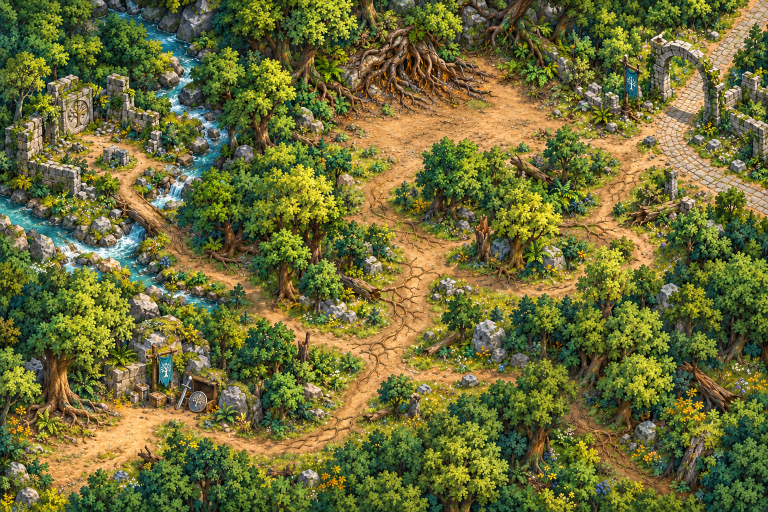
#> input picture arte/fontes/campanha/clareiras_conceito/primavera.png, 1536 x 1024 px, found by its file name (shown at 1/2 size)
$ python preparar_modulares_clareiras.py
#> lines starting #> are read from the running program, lines starting #| are printed output that depends on the picture
#!/usr/bin/env python3
"""Recorta peças independentes sem ampliar a arte e gera máscaras de transição 16px/64px."""
from pathlib import Path
import argparse,json
from PIL import Image,ImageFilter,ImageChops
RAIZ=Path(__file__).resolve().parents[2]
ESTACOES=['primavera','verao','outono','inverno']
GRUPOS={'arvores':['carvalho','jovem','pinheiro','arbustos'],'natureza':['pedras','tronco','toco','raizes'],'ruinas':['muro','pilar','arco','resgate'],'chao':['grama','terra_raizes','pedra','agua'],'equipamentos':['poste_resgate','bau_resgate','espada_chao','escudo_chao'],'complementos':['ponte','estela','broto','suprimentos']}
# Recortes seguem os vãos reais entre silhuetas, sem cortar raízes que passam do meio do atlas.
RECORTES={'arvores':[(0,0,.542,.510),(.542,0,1,.510),(0,.510,.494,1),(.494,.510,1,1)],'natureza':[(0,0,.45,.455),(.45,0,1,.455),(0,.455,.44,1),(.44,.455,1,1)],'ruinas':[(0,0,.57,.485),(.57,0,1,.485),(0,.485,.517,1),(.517,.485,1,1)],'chao':[(0,0,.5,.5),(.5,0,1,.5),(0,.5,.5,1),(.5,.5,1,1)],'equipamentos':[(0,0,.5,.54),(.5,0,1,.54),(0,.54,.5,1),(.5,.54,1,1)],'complementos':[(0,0,.5,.51),(.47,0,1,.51),(0,.51,.49,1),(.49,.51,1,1)]}

def separar_peca(quadro):
    """Separa o componente principal dos restos da célula vizinha, sem reamostrar a arte."""
    alfa=quadro.getchannel('A');grade=alfa.copy();grade.thumbnail((160,160))
    w,h=grade.size;ativos=bytearray(v>32 for v in grade.tobytes());maior=[]
    for inicio in range(len(ativos)):
        if not ativos[inicio]:continue
        fila=[inicio];ativos[inicio]=0;componente=[]
        while fila:
            k=fila.pop();componente.append(k)
            for vizinho in [k-w,k+w,k-1 if k%w else -1,k+1 if k%w<w-1 else -1]:
                if 0<=vizinho<len(ativos) and ativos[vizinho]:ativos[vizinho]=0;fila.append(vizinho)
        if len(componente)>len(maior):maior=componente
    mascara=Image.new('L',(w,h));dados=bytearray(w*h)
    for k in maior:dados[k]=255
    mascara.frombytes(bytes(dados))
    # A margem inclui contornos semitransparentes e pequenos detalhes da própria peça.
    mascara=mascara.resize(quadro.size,Image.Resampling.NEAREST).filter(ImageFilter.MaxFilter(9))
    quadro.putalpha(ImageChops.multiply(alfa,mascara))
    return quadro

def main():
    parser=argparse.ArgumentParser();parser.add_argument('--parcial',action='store_true');args=parser.parse_args()
    destino=RAIZ/'assets/cenario/campanha/clareiras_modulares';destino.mkdir(parents=True,exist_ok=True)
    pecas={}
    for grupo,nomes in GRUPOS.items():
        for estacao in ESTACOES:
            fonte=RAIZ/'arte/fontes/campanha/clareiras_modulares'/grupo/(estacao+'.png')
            if not fonte.exists():
                if args.parcial:continue
                raise FileNotFoundError(fonte)
            imagem=Image.open(fonte).convert('RGBA');w,h=imagem.size
#> after `w, h = imagem.size`: w = 1536; h = 1024
            pasta=destino/estacao;pasta.mkdir(parents=True,exist_ok=True)
            for i,nome in enumerate(nomes):
                r=RECORTES[grupo][i];quadro=imagem.crop((round(r[0]*w),round(r[1]*h),round(r[2]*w),round(r[3]*h)))
                if grupo=='complementos' and i<2:quadro=separar_peca(quadro)
                quadro.save(pasta/(nome+'.png'))
                bbox=quadro.getchannel('A').point(lambda a:255 if a>100 else 0).getbbox()
                if bbox is None:raise ValueError('Peça vazia: '+nome)
                item=pecas.setdefault(nome,{'grupo':grupo,'variantes':{}})
                item['variantes'][estacao]={'textura':f'res://assets/cenario/campanha/clareiras_modulares/{estacao}/{nome}.png','quadro':list(quadro.size),'pivo':[(bbox[0]+bbox[2])/2,bbox[3]-1],'largura_visivel':bbox[2]-bbox[0]}
#> this loop made 4 passes
#> bbox on passes 1 to 4: (0, 0, 833, 522), (0, 0, 703, 522), (0, 0, 759, 502), (0, 0, 777, 502)
#> pass 1, in main, `quadro = imagem.crop((round(r[0] * w), round(r[1] * h), round(r[2] * w`:
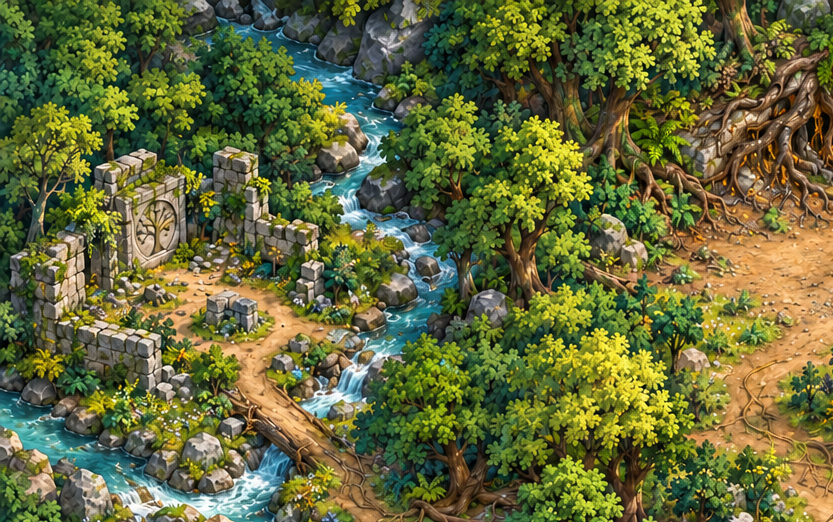
#> quadro: PIL image 833x522 RGBA; mean R, G, B, A 101.6, 106, 58.2, 255
#> pass 2, in main, `quadro = imagem.crop((round(r[0] * w), round(r[1] * h), round(r[2] * w`:
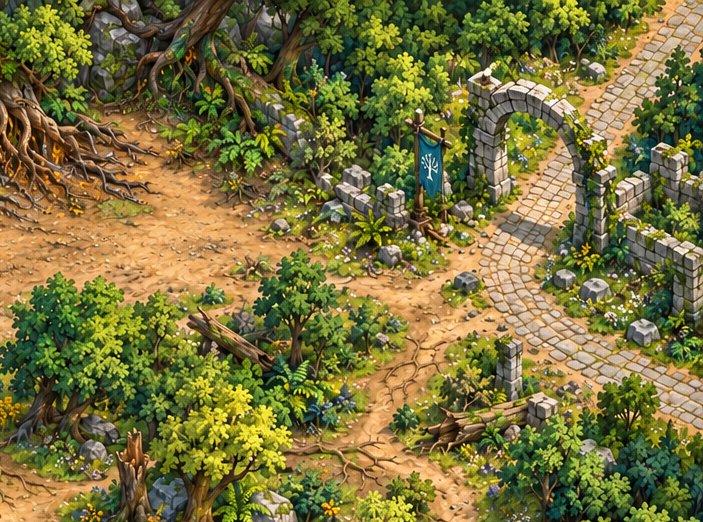
#> quadro: PIL image 703x522 RGBA; mean R, G, B, A 121.3, 113.9, 60.5, 255
#> pass 3, in main, `quadro = imagem.crop((round(r[0] * w), round(r[1] * h), round(r[2] * w`:
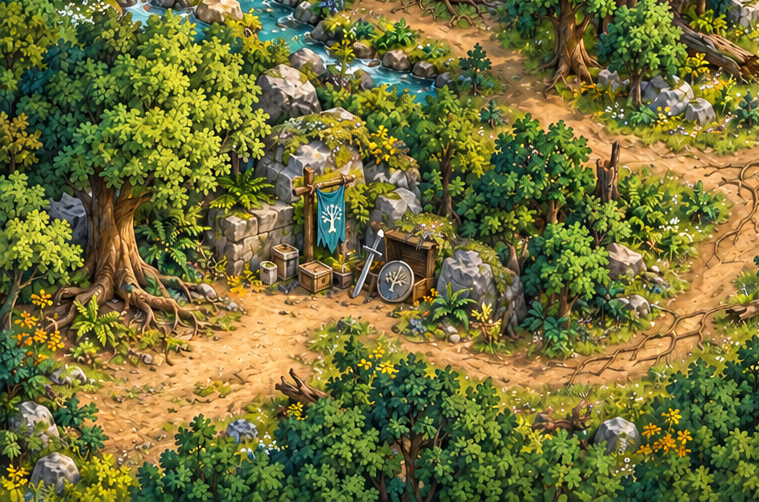
#> quadro: PIL image 759x502 RGBA; mean R, G, B, A 115.3, 113.1, 56.4, 255
#> after the loop:
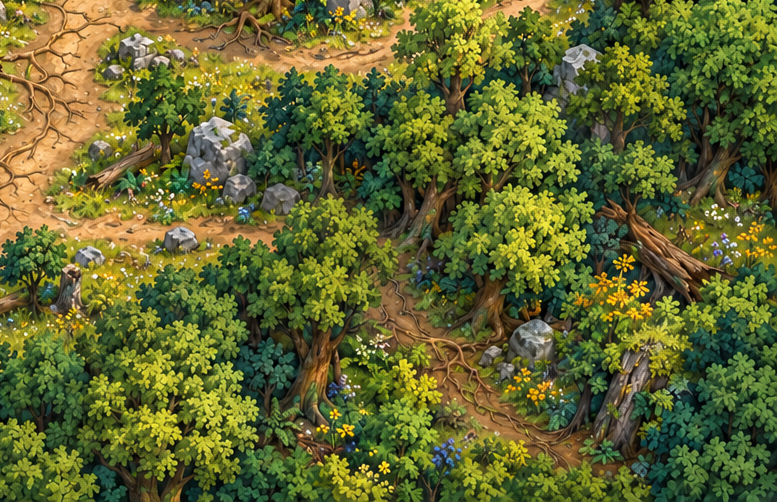
#> quadro: PIL image 777x502 RGBA; mean R, G, B, A 99.2, 103.3, 47, 255
    (destino/'pecas.json').write_text(json.dumps(pecas,ensure_ascii=False,indent=2)+'\n')
    # R grama, G terra, B pedra; água = 1-R-G-B. Alpha opaco preserva a máscara na importação.
    atlas=Image.new('RGBA',(1024,1024))
    for indice in range(256):
        pixels=[]
        for y in range(64):
            for x in range(64):
                u=(x+.5)/64;v=(y+.5)/64
                pesos=[(1-u)*(1-v),u*(1-v),(1-u)*v,u*v]
                canais=[0.,0.,0.,0.]
                for canto in range(4):canais[(indice>>(canto*2))&3]+=pesos[canto]
                canais=[max(peso-.18,0)**2 for peso in canais];total=max(sum(canais),.001)
                pixels.append(tuple(round(peso/total*255) for peso in canais[:3])+(255,))
        quadro=Image.new('RGBA',(64,64));quadro.putdata(pixels)
        atlas.paste(quadro,(indice%16*64,indice//16*64))
    atlas.save(destino/'mascaras.png')
    linhas=['[gd_resource type="TileSet" load_steps=3 format=3]','[ext_resource type="Texture2D" path="res://assets/cenario/campanha/clareiras_modulares/mascaras.png" id="1"]','[sub_resource type="TileSetAtlasSource" id="Cantos"]','resource_name = "GRAMA • TERRA • PEDRA • AGUA"','texture = ExtResource("1")','texture_region_size = Vector2i(64, 64)']
    linhas += [f'{x}:{y}/0 = 0' for y in range(16) for x in range(16)]
    linhas += ['[resource]','tile_size = Vector2i(64, 64)','sources/0 = SubResource("Cantos")']
    (destino/'tileset.tres').write_text('\n'.join(linhas)+'\n')

#> (the run stopped early here; a loop or call above may not have finished)
